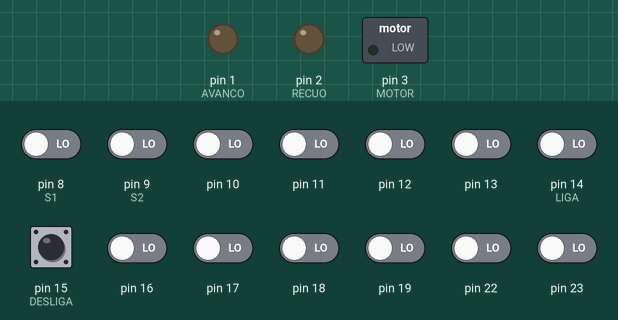
Simulated run of this sketch. Board: Arduino Uno, built with avr-gcc and run on an emulated ATmega328P. Parts: switched loads named in the sketch (green lamp = pin HIGH), output pins drawn as LEDs (lit = HIGH). The test bench sets the inputs (shaded band); at power-on: pin 15 (DESLIGA) HIGH, pin 8 (S1), pin 9 (S2), pin 10–13, pin 14 (LIGA), pin 16–19, pin 22, pin 23 LOW.

Above: at 0.8 s.
0.9 s: pin 8 (S1) driven HIGH
At 1.6 s:
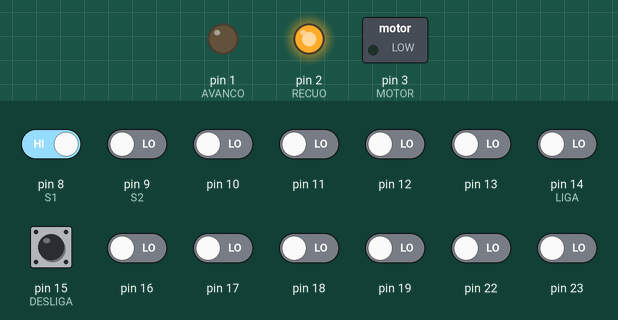
2.4 s: pin 14 (LIGA) driven HIGH
At 2.8 s:
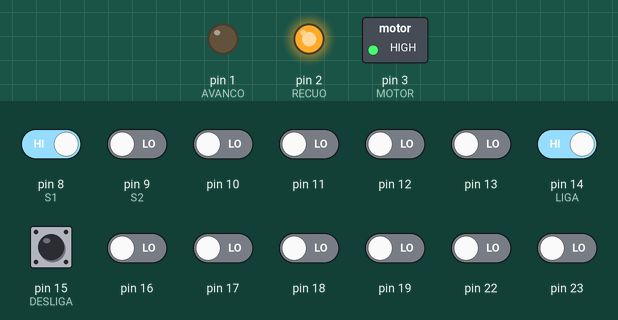
3.9 s: pin 15 (DESLIGA) pulled LOW for 0.15 s
At 4.6 s:
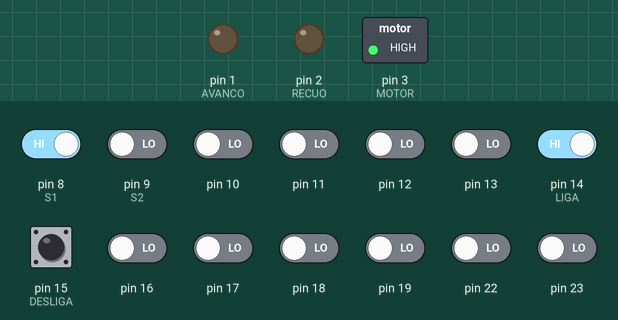
5.5 s: pin 9 (S2) driven HIGH
At 6.3 s:
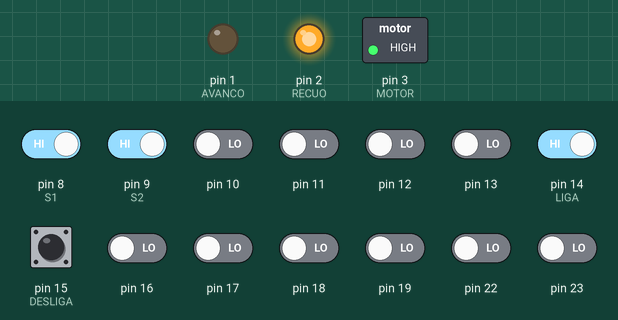
7.0 s: pin 15 (DESLIGA) pulled LOW for 1 s
At 9.4 s:
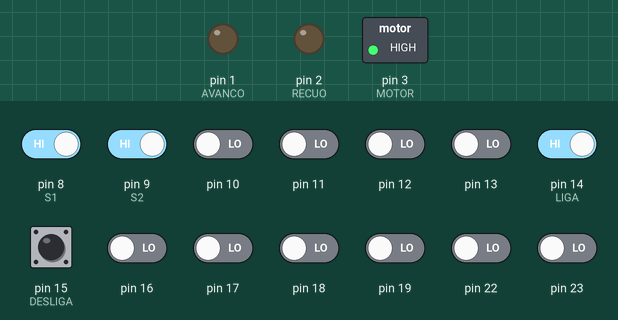
Timing chart, 0 to 10.5 s (numbered marks = the images above; inputs shaded):
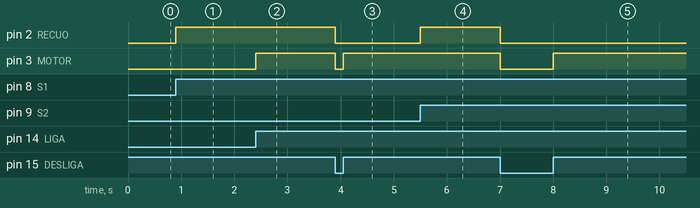

The sketch:

Exercicio2_Relatorio2.ino
```cpp
#define LIGA (1 << PC0)
#define DESLIGA (1 << PC1)
#define S1 (1 << PB0)
#define S2 (1 << PB1)

#define AVANCO (1 << PD1)
#define RECUO (1 << PD2)
#define MOTOR (1 << PD3)

int main() {

  DDRD = (AVANCO + RECUO + MOTOR);
  PORTC = DESLIGA;

  PORTD &= ~(AVANCO + RECUO + MOTOR);

  //Configurar as interrupções no S1 (PB0) e S2 (PB1)
  PCICR = (1 << PCIE0);  //habilita interrupções no portal B
  PCMSK0 = (S1 + S2);    //habilita interrupções no PB0 e PB1

  sei();

  for (;;) {

    short int liga, desliga;
    liga = PINC & LIGA;
    desliga = PINC & DESLIGA;

    if (desliga == 0)
      PORTD &= ~(AVANCO + RECUO + MOTOR);
    else if (liga == LIGA)
      PORTD |= MOTOR;
  }
}

//Rotina de interrupções do portal B
ISR(PCINT0_vect) {

  if ((PINB & S1 == S1) && !(PORTD & RECUO))
    PORTD |= AVANCO;
  if (PINB & S2 == S2) {
    PORTD &= ~(MOTOR + AVANCO);
    PORTD |= RECUO;
  }
  if (PINB & S1 == 0)
    PORTD &= ~RECUO;
}
```

Measured:
- after the input at 0.9 s, pin 2 (RECUO): LOW → HIGH at once
- after the input at 2.4 s, pin 3 (MOTOR): LOW → HIGH at once
- after the input at 3.9 s, pin 2 (RECUO): HIGH → LOW at once; pin 3 (MOTOR): HIGH → LOW at once, → HIGH 0.15 s later
- after the input at 5.5 s, pin 2 (RECUO): LOW → HIGH at once
- after the input at 7.0 s, pin 2 (RECUO): HIGH → LOW at once; pin 3 (MOTOR): HIGH → LOW at once, → HIGH 1.0 s later
